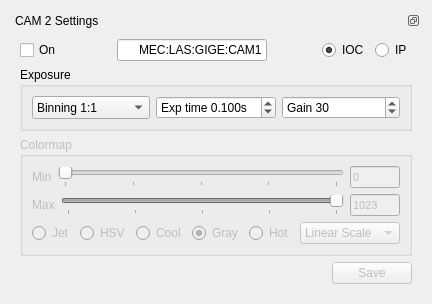
        <widget class="QWidget" name="tab_2">
         <attribute name="title">
          <string>C 2</string>
         </attribute>
         <layout class="QGridLayout" name="gridLayout_9">
          <item row="0" column="0">
           <widget class="QDockWidget" name="dockWidget_1_2">
            <property name="features">
             <set>QDockWidget::DockWidgetFloatable|QDockWidget::DockWidgetMovable</set>
            </property>
            <property name="windowTitle">
             <string>CAM 2 Settings</string>
            </property>
            <widget class="QWidget" name="dockWidgetContents_1_2">
             <layout class="QGridLayout" name="gridLayout_12">
              <item row="0" column="0">
               <layout class="QHBoxLayout" name="horizontalLayout_6">
                <item>
                 <widget class="QCheckBox" name="cB_on_2">
                  <property name="cursor">
                   <cursorShape>PointingHandCursor</cursorShape>
                  </property>
                  <property name="text">
                   <string>On</string>
                  </property>
                  <property name="checked">
                   <bool>false</bool>
                  </property>
                 </widget>
                </item>
                <item>
                 <spacer name="horizontalSpacer_3">
                  <property name="orientation">
                   <enum>Qt::Horizontal</enum>
                  </property>
                  <property name="sizeHint" stdset="0">
                   <size>
                    <width>40</width>
                    <height>20</height>
                   </size>
                  </property>
                 </spacer>
                </item>
                <item>
                 <widget class="QLineEdit" name="lEpvname_2">
                  <property name="sizePolicy">
                   <sizepolicy hsizetype="Preferred" vsizetype="Preferred">
                    <horstretch>0</horstretch>
                    <verstretch>0</verstretch>
                   </sizepolicy>
                  </property>
                  <property name="minimumSize">
                   <size>
                    <width>150</width>
                    <height>0</height>
                   </size>
                  </property>
                  <property name="maximumSize">
                   <size>
                    <width>16777215</width>
                    <height>30</height>
                   </size>
                  </property>
                  <property name="text">
                   <string>MEC:LAS:GIGE:CAM1</string>
                  </property>
                  <property name="alignment">
                   <set>Qt::AlignRight|Qt::AlignTrailing|Qt::AlignVCenter</set>
                  </property>
                 </widget>
                </item>
                <item>
                 <spacer name="horizontalSpacer_48">
                  <property name="orientation">
                   <enum>Qt::Horizontal</enum>
                  </property>
                  <property name="sizeHint" stdset="0">
                   <size>
                    <width>40</width>
                    <height>20</height>
                   </size>
                  </property>
                 </spacer>
                </item>
                <item>
                 <widget class="QRadioButton" name="rB_iocmod_2">
                  <property name="text">
                   <string>IOC</string>
                  </property>
                  <property name="checked">
                   <bool>true</bool>
                  </property>
                 </widget>
                </item>
                <item>
                 <widget class="QRadioButton" name="rB_ipmod_2">
                  <property name="text">
                   <string>IP</string>
                  </property>
                 </widget>
                </item>
               </layout>
              </item>
              <item row="1" column="0">
               <widget class="QGroupBox" name="groupBox_5">
                <property name="title">
                 <string>Exposure</string>
                </property>
                <layout class="QGridLayout" name="gridLayout_16">
                 <item row="0" column="2">
                  <widget class="QSpinBox" name="iS_gain_2">
                   <property name="suffix">
                    <string/>
                   </property>
                   <property name="prefix">
                    <string>Gain </string>
                   </property>
                   <property name="maximum">
                    <number>35</number>
                   </property>
                   <property name="value">
                    <number>30</number>
                   </property>
                  </widget>
                 </item>
                 <item row="0" column="0">
                  <widget class="QComboBox" name="cmB_bin_2">
                   <property name="sizePolicy">
                    <sizepolicy hsizetype="Preferred" vsizetype="Preferred">
                     <horstretch>0</horstretch>
                     <verstretch>0</verstretch>
                    </sizepolicy>
                   </property>
                   <property name="maximumSize">
                    <size>
                     <width>16777215</width>
                     <height>16777215</height>
                    </size>
                   </property>
                   <item>
                    <property name="text">
                     <string>Binning 1:1</string>
                    </property>
                   </item>
                   <item>
                    <property name="text">
                     <string>Binning 2:2</string>
                    </property>
                   </item>
                   <item>
                    <property name="text">
                     <string>Binning 3:3</string>
                    </property>
                   </item>
                   <item>
                    <property name="text">
                     <string>Binning 8:8</string>
                    </property>
                   </item>
                  </widget>
                 </item>
                 <item row="0" column="1">
                  <widget class="QDoubleSpinBox" name="dS_expt_2">
                   <property name="prefix">
                    <string>Exp time </string>
                   </property>
                   <property name="suffix">
                    <string>s</string>
                   </property>
                   <property name="decimals">
                    <number>3</number>
                   </property>
                   <property name="minimum">
                    <double>0.050000000000000</double>
                   </property>
                   <property name="maximum">
                    <double>60.000000000000000</double>
                   </property>
                   <property name="singleStep">
                    <double>0.100000000000000</double>
                   </property>
                   <property name="value">
                    <double>0.100000000000000</double>
                   </property>
                  </widget>
                 </item>
                </layout>
               </widget>
              </item>
              <item row="2" column="0">
               <widget class="QGroupBox" name="groupBox_6">
                <property name="enabled">
                 <bool>false</bool>
                </property>
                <property name="title">
                 <string>Colormap</string>
                </property>
                <layout class="QGridLayout" name="gridLayout_17">
                 <item row="0" column="0">
                  <layout class="QVBoxLayout" name="verticalLayout_11">
                   <item>
                    <layout class="QVBoxLayout" name="verticalLayout_12">
                     <item>
                      <layout class="QHBoxLayout" name="horizontalLayout_7">
                       <item>
                        <widget class="QLabel" name="labelRangeMin_2">
                         <property name="text">
                          <string>Min</string>
                         </property>
                        </widget>
                       </item>
                       <item>
                        <widget class="QSlider" name="hSRngMin_2">
                         <property name="sizePolicy">
                          <sizepolicy hsizetype="Expanding" vsizetype="Fixed">
                           <horstretch>3</horstretch>
                           <verstretch>0</verstretch>
                          </sizepolicy>
                         </property>
                         <property name="maximum">
                          <number>1023</number>
                         </property>
                         <property name="orientation">
                          <enum>Qt::Horizontal</enum>
                         </property>
                         <property name="tickPosition">
                          <enum>QSlider::TicksBelow</enum>
                         </property>
                         <property name="tickInterval">
                          <number>256</number>
                         </property>
                        </widget>
                       </item>
                       <item>
                        <widget class="QLineEdit" name="lERngMin_2">
                         <property name="sizePolicy">
                          <sizepolicy hsizetype="Fixed" vsizetype="Fixed">
                           <horstretch>1</horstretch>
                           <verstretch>0</verstretch>
                          </sizepolicy>
                         </property>
                         <property name="minimumSize">
                          <size>
                           <width>10</width>
                           <height>0</height>
                          </size>
                         </property>
                         <property name="maximumSize">
                          <size>
                           <width>50</width>
                           <height>16777215</height>
                          </size>
                         </property>
                         <property name="font">
                          <font>
                           <pointsize>8</pointsize>
                          </font>
                         </property>
                         <property name="text">
                          <string>0</string>
                         </property>
                        </widget>
                       </item>
                      </layout>
                     </item>
                     <item>
                      <layout class="QHBoxLayout" name="horizontalLayout_8">
                       <item>
                        <widget class="QLabel" name="labelRangeMax_2">
                         <property name="text">
                          <string>Max</string>
                         </property>
                        </widget>
                       </item>
                       <item>
                        <widget class="QSlider" name="hSRngMax_2">
                         <property name="sizePolicy">
                          <sizepolicy hsizetype="Expanding" vsizetype="Fixed">
                           <horstretch>3</horstretch>
                           <verstretch>0</verstretch>
                          </sizepolicy>
                         </property>
                         <property name="maximum">
                          <number>1023</number>
                         </property>
                         <property name="sliderPosition">
                          <number>1023</number>
                         </property>
                         <property name="orientation">
                          <enum>Qt::Horizontal</enum>
                         </property>
                         <property name="invertedAppearance">
                          <bool>false</bool>
                         </property>
                         <property name="invertedControls">
                          <bool>false</bool>
                         </property>
                         <property name="tickPosition">
                          <enum>QSlider::TicksBelow</enum>
                         </property>
                         <property name="tickInterval">
                          <number>256</number>
                         </property>
                        </widget>
                       </item>
                       <item>
                        <widget class="QLineEdit" name="lERngMax_2">
                         <property name="sizePolicy">
                          <sizepolicy hsizetype="Fixed" vsizetype="Fixed">
                           <horstretch>1</horstretch>
                           <verstretch>0</verstretch>
                          </sizepolicy>
                         </property>
                         <property name="minimumSize">
                          <size>
                           <width>10</width>
                           <height>0</height>
                          </size>
                         </property>
                         <property name="maximumSize">
                          <size>
                           <width>50</width>
                           <height>16777215</height>
                          </size>
                         </property>
                         <property name="font">
                          <font>
                           <pointsize>8</pointsize>
                          </font>
                         </property>
                         <property name="text">
                          <string>1023</string>
                         </property>
                        </widget>
                       </item>
                      </layout>
                     </item>
                     <item>
                      <layout class="QHBoxLayout" name="horizontalLayout_10">
                       <item>
                        <widget class="QRadioButton" name="rBColor_Jet_2">
                         <property name="text">
                          <string>Jet</string>
                         </property>
                        </widget>
                       </item>
                       <item>
                        <widget class="QRadioButton" name="rBColor_HSV_2">
                         <property name="text">
                          <string>HSV</string>
                         </property>
                        </widget>
                       </item>
                       <item>
                        <widget class="QRadioButton" name="rBColor_Cool_2">
                         <property name="text">
                          <string>Cool</string>
                         </property>
                        </widget>
                       </item>
                       <item>
                        <widget class="QRadioButton" name="rBColor_Gray_2">
                         <property name="text">
                          <string>Gray</string>
                         </property>
                         <property name="checked">
                          <bool>true</bool>
                         </property>
                        </widget>
                       </item>
                       <item>
                        <widget class="QRadioButton" name="rBColor_Hot_2">
                         <property name="text">
                          <string>Hot</string>
                         </property>
                         <property name="checked">
                          <bool>false</bool>
                         </property>
                        </widget>
                       </item>
                       <item>
                        <widget class="QComboBox" name="cBoxScale_2">
                         <property name="minimumSize">
                          <size>
                           <width>100</width>
                           <height>0</height>
                          </size>
                         </property>
                         <item>
                          <property name="text">
                           <string>Linear Scale</string>
                          </property>
                         </item>
                         <item>
                          <property name="text">
                           <string>Log Scale</string>
                          </property>
                         </item>
                         <item>
                          <property name="text">
                           <string>Exp Scale</string>
                          </property>
                         </item>
                        </widget>
                       </item>
                      </layout>
                     </item>
                    </layout>
                   </item>
                  </layout>
                 </item>
                </layout>
               </widget>
              </item>
              <item row="3" column="0">
               <layout class="QHBoxLayout" name="horizontalLayout_11">
                <item>
                 <spacer name="horizontalSpacer_4">
                  <property name="orientation">
                   <enum>Qt::Horizontal</enum>
                  </property>
                  <property name="sizeHint" stdset="0">
                   <size>
                    <width>40</width>
                    <height>20</height>
                   </size>
                  </property>
                 </spacer>
                </item>
                <item>
                 <widget class="QPushButton" name="pB_save_2">
                  <property name="enabled">
                   <bool>false</bool>
                  </property>
                  <property name="text">
                   <string>Save</string>
                  </property>
                 </widget>
                </item>
               </layout>
              </item>
             </layout>
            </widget>
           </widget>
          </item>
         </layout>
        </widget>
